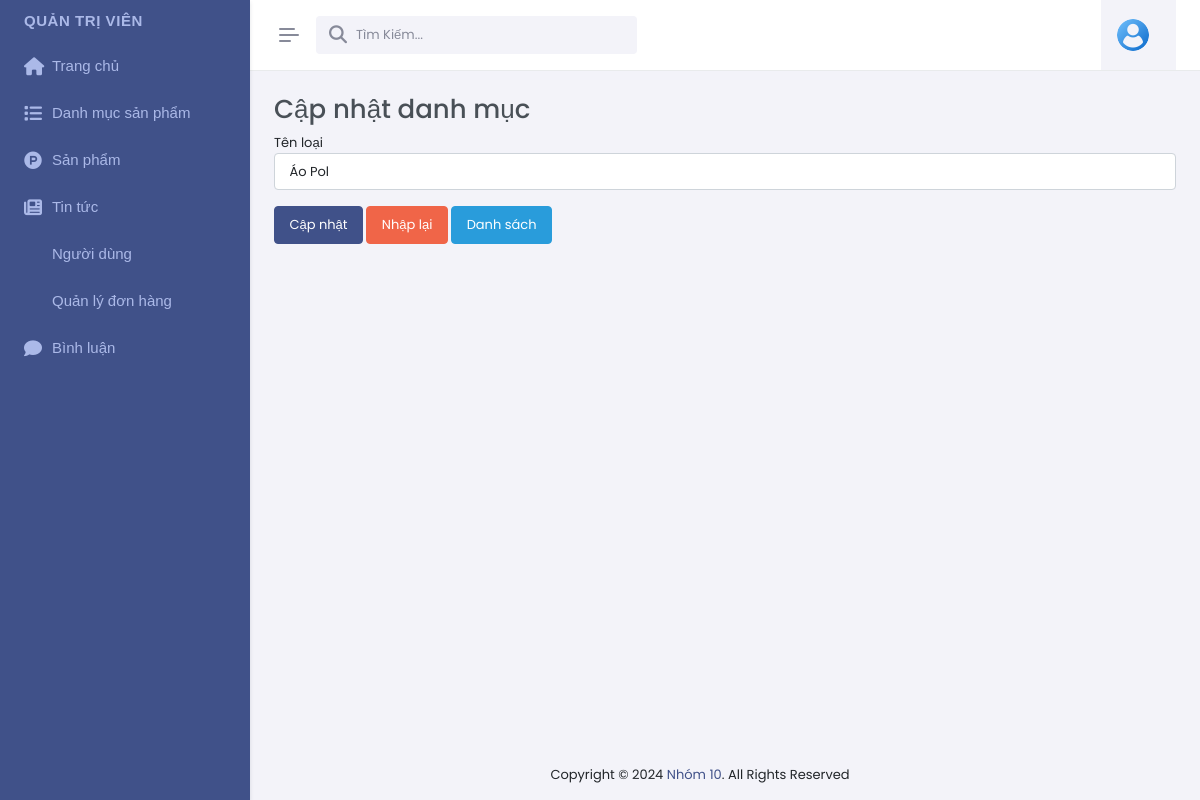
/admin/index.php?act=suadm&id=30 (signed in), run on an earlier commit of the app's database.
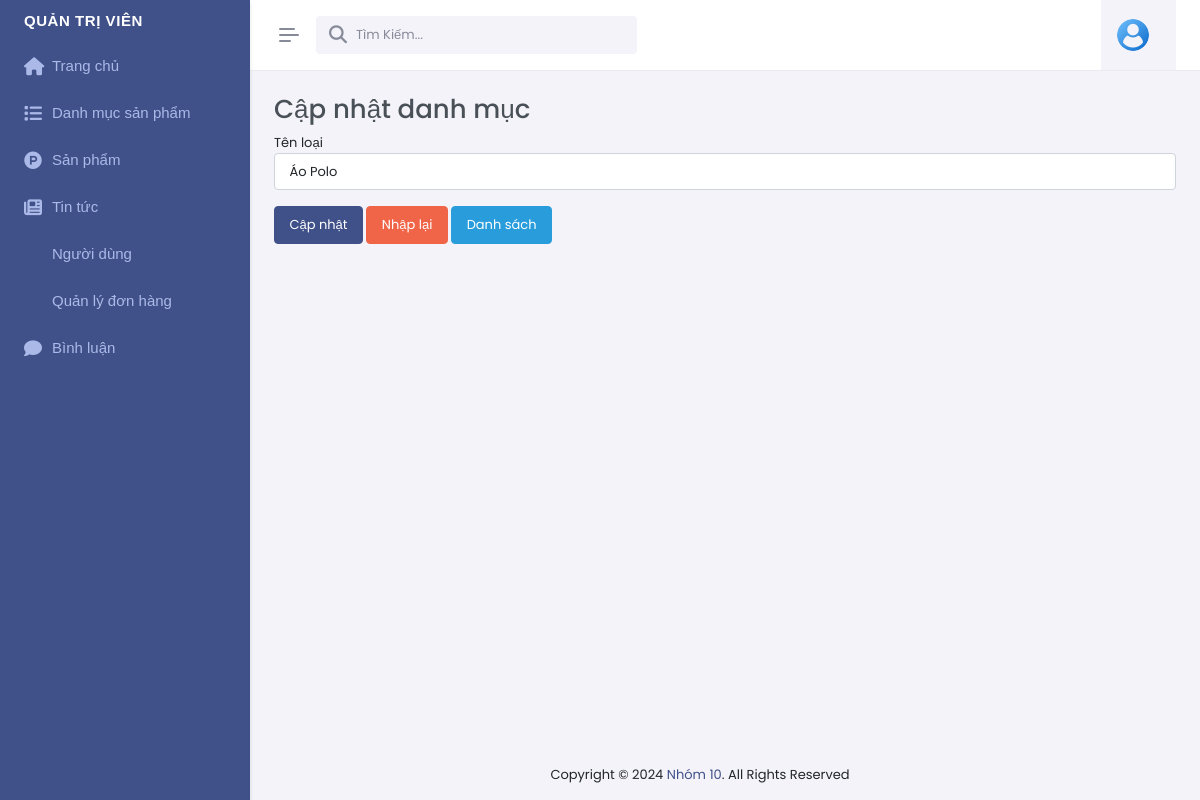
And on a later commit of the database.
### tables this page shows
CREATE TABLE `danhmuc` (
  `id` int NOT NULL,
  `tendanhmuc` varchar(999) NOT NULL,
  `role` tinyint NOT NULL DEFAULT '0'
);

### model/pdo.php (called while the page is built, shortened)
<?php
function pdo_get_connection(){
    $dburl = "mysql:host=localhost;dbname=duan1;charset=utf8";
    $username = 'root';
    $password = '';
    $conn = new PDO($dburl, $username, $password);
    $conn->setAttribute(PDO::ATTR_ERRMODE, PDO::ERRMODE_EXCEPTION);
    return $conn;
}
function pdo_query_one($sql){
    $sql_args = array_slice(func_get_args(), 1);
    try{
        $conn = pdo_get_connection();
        $stmt = $conn->prepare($sql);
        $stmt->execute($sql_args);
        $row = $stmt->fetch(PDO::FETCH_ASSOC);
        return $row;
    }
    catch(PDOException $e){
        throw $e;
    }
    finally{
        unset($conn);
    }
}

### model/danhmuc.php (called while the page is built, shortened)
<?php
 function loadone_danhmuc($id){
    $sql="SELECT * FROM danhmuc where id = ".$id;
    $dm=pdo_query_one($sql);
    return $dm;
 }
?>

### admin/danhmuc/update.php (the view, shortened to what this page needs)
 <?php
 if(is_array($dm)){
     extract($dm);
 }
 ?>
 <div class="main-content">
<div class="page-content">
   <div class="container-fluid">
      <div class="row mb-3 pb-1">
         <div class="col-md-12">
            <div class="fromtitle">
               <h2>Cập nhật danh mục</h2>
            </div>
            <div class="fromcontent">
               <form action="index.php?act=updatedm" method="post">
               <div class="mb-3">
                 Tên loại
                 <input type="text" class="form-control" name="tenloai" value="<?php if(isset($tendanhmuc)&&($tendanhmuc!="")) echo $tendanhmuc; ?>" >
              </div>
                  <div class="mb-3">
                     <button type="submit" name="capnhat" class="btn btn-primary mb-3">Cập nhật</button>
                     <input type="reset" value="Nhập lại" class="btn btn-danger mb-3">
                     <a href="index.php?act=dsdm" class="btn btn-info mb-3">Danh sách</a>
                  </div>
               </form>
            </div>
         </div>
      </div>
   </div>
</div>

### admin/nav.php (shortened to what this page needs)
<div class="app-menu navbar-menu">
   <div id="scrollbar">
      <div class="container-fluid">
         <ul class="navbar-nav" id="navbar-nav">
            <li class="menu-title" ><a class="nav-link menu-link" href="/duan1/admin/index.php" >Quản trị viên</span>
               </a></li>
            <li class="nav-item">
               <a class="nav-link menu-link" href="/duan1/admin/index.php">
                  <i class="fa-solid fa-home"></i> <span data-key="t-authentication">Trang chủ</span>
               </a>
            </li>
            <li class="nav-item">
               <a class="nav-link menu-link" href="/duan1/admin/index.php?act=dsdm">
               <i class="fa-solid fa-list"></i> <span data-key="t-authentication">Danh mục sản phẩm</span>
               </a>
            </li>
            <li class="nav-item">
               <a class="nav-link menu-link" href="/duan1/admin/index.php?act=dssp">
               <i class="fa-brands fa-product-hunt"></i> <span data-key="t-authentication">Sản phẩm</span>
               </a>
            </li>
            <li class="nav-item">
               <a class="nav-link menu-link" href="/duan1/admin/index.php?act=dstt">
               <i class="fa-solid fa-newspaper"></i> <span data-key="t-authentication">Tin tức</span>
               </a>
            </li>
            <li class="nav-item">
               <a class="nav-link menu-link" href="/duan1/admin/index.php?act=dskh">
               <i class="fa-light fa-users"></i><span data-key="t-authentication">Người dùng</span>
               </a>
            </li>
            <li class="nav-item">
               <a class="nav-link menu-link" href="/duan1/admin/index.php?act=qldh">
               <i class="fa-light fa-users"></i><span data-key="t-authentication">Quản lý đơn hàng</span>
               </a>
            </li>
            <li class="nav-item">
               <a class="nav-link menu-link" href="/duan1/admin/index.php?act=dsbl">
               <i class="fa-solid fa-comment"></i> <span data-key="t-authentication">Bình luận</span>
               </a>
            </li>
         </ul>
      </div>
   </div>
</div>

What changed in the data, as far as the page shows it:
changed danhmuc: tenloai "Áo Pol" → "Áo Polo"
